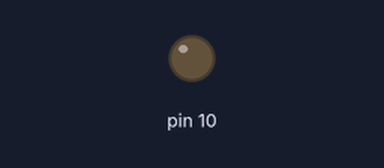
Bench run of a sketch on a simulated Arduino Uno, built with avr-gcc and run on an emulated ATmega328P. On the bench: output pins drawn as LEDs (lit = HIGH).

Above: at 0.15 s.
At 39.54 s:
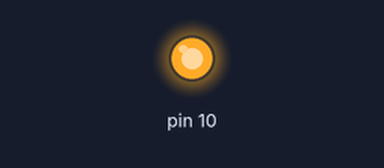
Timing chart, 0 to 39.9 s (numbered marks = the images above):
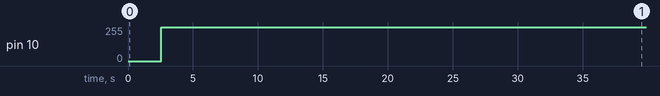

Measured:
- by itself, pin 10: 0/255 → 255/255 at 2.6 s

The sketch:

dimmer_pulse.ino
```cpp
void setup() {
  // put your setup code here, to run once:
pinMode(10,OUTPUT);
}

void loop() {
  // put your main code here, to run repeatedly:
//0-255, where 255 is 5 volts. So 128 is 50% duty cycle

for(int i=256;i>0;i--)
{
  analogWrite(10,i);
  delay(5);
}

for(int i=0;i<256;i++)
{
  analogWrite(10,i);
  delay(5);
}


}
```
